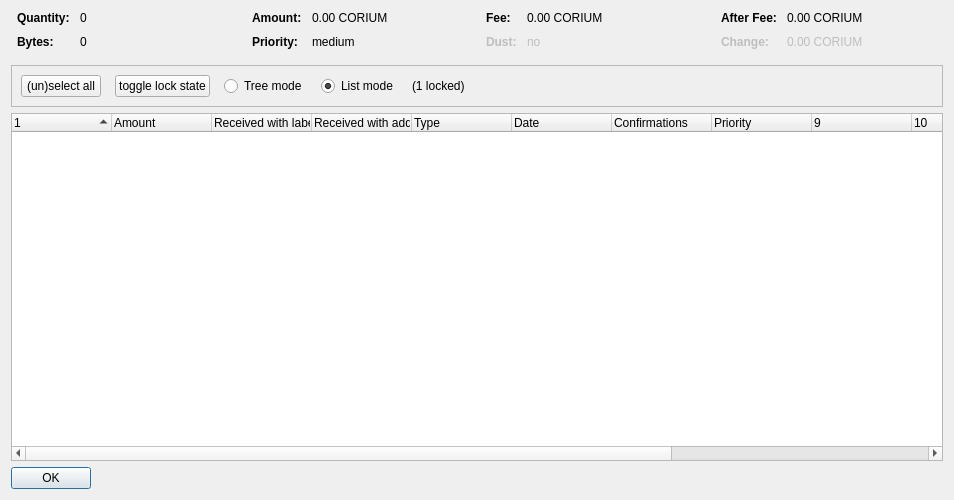
<?xml version="1.0" encoding="UTF-8"?>
<ui version="4.0">
 <class>CoinControlDialog</class>
 <widget class="QDialog" name="CoinControlDialog">
  <property name="geometry">
   <rect>
    <x>0</x>
    <y>0</y>
    <width>954</width>
    <height>500</height>
   </rect>
  </property>
  <property name="windowTitle">
   <string>Coin Selection</string>
  </property>
  <layout class="QVBoxLayout" name="verticalLayout">
   <item>
    <layout class="QHBoxLayout" name="horizontalLayoutTop" stretch="0,0,0,0">
     <property name="topMargin">
      <number>0</number>
     </property>
     <property name="bottomMargin">
      <number>10</number>
     </property>
     <item>
      <layout class="QFormLayout" name="formLayoutCoinControl1">
       <property name="horizontalSpacing">
        <number>10</number>
       </property>
       <property name="verticalSpacing">
        <number>10</number>
       </property>
       <property name="leftMargin">
        <number>6</number>
       </property>
       <property name="rightMargin">
        <number>6</number>
       </property>
       <item row="0" column="0">
        <widget class="QLabel" name="labelCoinControlQuantityText">
         <property name="font">
          <font>
           <weight>75</weight>
           <bold>true</bold>
          </font>
         </property>
         <property name="text">
          <string>Quantity:</string>
         </property>
        </widget>
       </item>
       <item row="0" column="1">
        <widget class="QLabel" name="labelCoinControlQuantity">
         <property name="cursor">
          <cursorShape>IBeamCursor</cursorShape>
         </property>
         <property name="contextMenuPolicy">
          <enum>Qt::ActionsContextMenu</enum>
         </property>
         <property name="text">
          <string notr="true">0</string>
         </property>
         <property name="textInteractionFlags">
          <set>Qt::LinksAccessibleByMouse|Qt::TextSelectableByKeyboard|Qt::TextSelectableByMouse</set>
         </property>
        </widget>
       </item>
       <item row="1" column="0">
        <widget class="QLabel" name="labelCoinControlBytesText">
         <property name="font">
          <font>
           <weight>75</weight>
           <bold>true</bold>
          </font>
         </property>
         <property name="text">
          <string>Bytes:</string>
         </property>
        </widget>
       </item>
       <item row="1" column="1">
        <widget class="QLabel" name="labelCoinControlBytes">
         <property name="cursor">
          <cursorShape>IBeamCursor</cursorShape>
         </property>
         <property name="contextMenuPolicy">
          <enum>Qt::ActionsContextMenu</enum>
         </property>
         <property name="text">
          <string notr="true">0</string>
         </property>
         <property name="textInteractionFlags">
          <set>Qt::LinksAccessibleByMouse|Qt::TextSelectableByKeyboard|Qt::TextSelectableByMouse</set>
         </property>
        </widget>
       </item>
      </layout>
     </item>
     <item>
      <layout class="QFormLayout" name="formLayoutCoinControl2">
       <property name="horizontalSpacing">
        <number>10</number>
       </property>
       <property name="verticalSpacing">
        <number>10</number>
       </property>
       <property name="leftMargin">
        <number>6</number>
       </property>
       <property name="rightMargin">
        <number>6</number>
       </property>
       <item row="0" column="0">
        <widget class="QLabel" name="labelCoinControlAmountText">
         <property name="font">
          <font>
           <weight>75</weight>
           <bold>true</bold>
          </font>
         </property>
         <property name="text">
          <string>Amount:</string>
         </property>
        </widget>
       </item>
       <item row="0" column="1">
        <widget class="QLabel" name="labelCoinControlAmount">
         <property name="cursor">
          <cursorShape>IBeamCursor</cursorShape>
         </property>
         <property name="contextMenuPolicy">
          <enum>Qt::ActionsContextMenu</enum>
         </property>
         <property name="text">
          <string notr="true">0.00 CORIUM</string>
         </property>
         <property name="textInteractionFlags">
          <set>Qt::LinksAccessibleByMouse|Qt::TextSelectableByKeyboard|Qt::TextSelectableByMouse</set>
         </property>
        </widget>
       </item>
       <item row="1" column="0">
        <widget class="QLabel" name="labelCoinControlPriorityText">
         <property name="font">
          <font>
           <weight>75</weight>
           <bold>true</bold>
          </font>
         </property>
         <property name="text">
          <string>Priority:</string>
         </property>
        </widget>
       </item>
       <item row="1" column="1">
        <widget class="QLabel" name="labelCoinControlPriority">
         <property name="cursor">
          <cursorShape>IBeamCursor</cursorShape>
         </property>
         <property name="contextMenuPolicy">
          <enum>Qt::ActionsContextMenu</enum>
         </property>
         <property name="text">
          <string>medium</string>
         </property>
         <property name="textInteractionFlags">
          <set>Qt::LinksAccessibleByMouse|Qt::TextSelectableByKeyboard|Qt::TextSelectableByMouse</set>
         </property>
        </widget>
       </item>
      </layout>
     </item>
     <item>
      <layout class="QFormLayout" name="formLayoutCoinControl3">
       <property name="horizontalSpacing">
        <number>10</number>
       </property>
       <property name="verticalSpacing">
        <number>10</number>
       </property>
       <property name="leftMargin">
        <number>6</number>
       </property>
       <property name="rightMargin">
        <number>6</number>
       </property>
       <item row="0" column="0">
        <widget class="QLabel" name="labelCoinControlFeeText">
         <property name="font">
          <font>
           <weight>75</weight>
           <bold>true</bold>
          </font>
         </property>
         <property name="text">
          <string>Fee:</string>
         </property>
        </widget>
       </item>
       <item row="0" column="1">
        <widget class="QLabel" name="labelCoinControlFee">
         <property name="cursor">
          <cursorShape>IBeamCursor</cursorShape>
         </property>
         <property name="contextMenuPolicy">
          <enum>Qt::ActionsContextMenu</enum>
         </property>
         <property name="text">
          <string notr="true">0.00 CORIUM</string>
         </property>
         <property name="textInteractionFlags">
          <set>Qt::LinksAccessibleByMouse|Qt::TextSelectableByKeyboard|Qt::TextSelectableByMouse</set>
         </property>
        </widget>
       </item>
       <item row="1" column="0">
        <widget class="QLabel" name="labelCoinControlLowOutputText">
         <property name="enabled">
          <bool>false</bool>
         </property>
         <property name="font">
          <font>
           <weight>75</weight>
           <bold>true</bold>
          </font>
         </property>
         <property name="text">
          <string>Dust:</string>
         </property>
        </widget>
       </item>
       <item row="1" column="1">
        <widget class="QLabel" name="labelCoinControlLowOutput">
         <property name="enabled">
          <bool>false</bool>
         </property>
         <property name="cursor">
          <cursorShape>IBeamCursor</cursorShape>
         </property>
         <property name="contextMenuPolicy">
          <enum>Qt::ActionsContextMenu</enum>
         </property>
         <property name="text">
          <string>no</string>
         </property>
         <property name="textInteractionFlags">
          <set>Qt::LinksAccessibleByMouse|Qt::TextSelectableByKeyboard|Qt::TextSelectableByMouse</set>
         </property>
        </widget>
       </item>
      </layout>
     </item>
     <item>
      <layout class="QFormLayout" name="formLayoutCoinControl4">
       <property name="horizontalSpacing">
        <number>10</number>
       </property>
       <property name="verticalSpacing">
        <number>10</number>
       </property>
       <property name="leftMargin">
        <number>6</number>
       </property>
       <property name="rightMargin">
        <number>6</number>
       </property>
       <item row="0" column="0">
        <widget class="QLabel" name="labelCoinControlAfterFeeText">
         <property name="font">
          <font>
           <weight>75</weight>
           <bold>true</bold>
          </font>
         </property>
         <property name="text">
          <string>After Fee:</string>
         </property>
        </widget>
       </item>
       <item row="0" column="1">
        <widget class="QLabel" name="labelCoinControlAfterFee">
         <property name="cursor">
          <cursorShape>IBeamCursor</cursorShape>
         </property>
         <property name="contextMenuPolicy">
          <enum>Qt::ActionsContextMenu</enum>
         </property>
         <property name="text">
          <string notr="true">0.00 CORIUM</string>
         </property>
         <property name="textInteractionFlags">
          <set>Qt::LinksAccessibleByMouse|Qt::TextSelectableByKeyboard|Qt::TextSelectableByMouse</set>
         </property>
        </widget>
       </item>
       <item row="1" column="0">
        <widget class="QLabel" name="labelCoinControlChangeText">
         <property name="enabled">
          <bool>false</bool>
         </property>
         <property name="font">
          <font>
           <weight>75</weight>
           <bold>true</bold>
          </font>
         </property>
         <property name="text">
          <string>Change:</string>
         </property>
        </widget>
       </item>
       <item row="1" column="1">
        <widget class="QLabel" name="labelCoinControlChange">
         <property name="enabled">
          <bool>false</bool>
         </property>
         <property name="cursor">
          <cursorShape>IBeamCursor</cursorShape>
         </property>
         <property name="contextMenuPolicy">
          <enum>Qt::ActionsContextMenu</enum>
         </property>
         <property name="text">
          <string notr="true">0.00 CORIUM</string>
         </property>
         <property name="textInteractionFlags">
          <set>Qt::LinksAccessibleByMouse|Qt::TextSelectableByKeyboard|Qt::TextSelectableByMouse</set>
         </property>
        </widget>
       </item>
      </layout>
     </item>
    </layout>
   </item>
   <item>
    <widget class="QFrame" name="frame">
     <property name="minimumSize">
      <size>
       <width>0</width>
       <height>40</height>
      </size>
     </property>
     <property name="frameShape">
      <enum>QFrame::StyledPanel</enum>
     </property>
     <property name="frameShadow">
      <enum>QFrame::Sunken</enum>
     </property>
     <layout class="QHBoxLayout" name="horizontalLayout">
      <item>
       <layout class="QHBoxLayout" name="horizontalLayoutPanel" stretch="0,0,0,0,0,0">
        <property name="spacing">
         <number>14</number>
        </property>
        <item>
         <widget class="QPushButton" name="pushButtonSelectAll">
          <property name="sizePolicy">
           <sizepolicy hsizetype="Maximum" vsizetype="Fixed">
            <horstretch>0</horstretch>
            <verstretch>0</verstretch>
           </sizepolicy>
          </property>
          <property name="text">
           <string>(un)select all</string>
          </property>
          <property name="autoDefault">
           <bool>false</bool>
          </property>
         </widget>
        </item>
        <item>
         <widget class="QPushButton" name="pushButtonToggleLock">
          <property name="sizePolicy">
           <sizepolicy hsizetype="Maximum" vsizetype="Fixed">
            <horstretch>0</horstretch>
            <verstretch>0</verstretch>
           </sizepolicy>
          </property>
          <property name="text">
           <string>toggle lock state</string>
          </property>
          <property name="autoDefault">
           <bool>false</bool>
          </property>
         </widget>
        </item>
        <item>
         <widget class="QRadioButton" name="radioTreeMode">
          <property name="sizePolicy">
           <sizepolicy hsizetype="Maximum" vsizetype="Fixed">
            <horstretch>0</horstretch>
            <verstretch>0</verstretch>
           </sizepolicy>
          </property>
          <property name="text">
           <string>Tree mode</string>
          </property>
         </widget>
        </item>
        <item>
         <widget class="QRadioButton" name="radioListMode">
          <property name="sizePolicy">
           <sizepolicy hsizetype="Maximum" vsizetype="Fixed">
            <horstretch>0</horstretch>
            <verstretch>0</verstretch>
           </sizepolicy>
          </property>
          <property name="text">
           <string>List mode</string>
          </property>
          <property name="checked">
           <bool>true</bool>
          </property>
         </widget>
        </item>
        <item>
         <widget class="QLabel" name="labelLocked">
          <property name="text">
           <string>(1 locked)</string>
          </property>
         </widget>
        </item>
        <item>
         <spacer name="horizontalSpacer">
          <property name="orientation">
           <enum>Qt::Horizontal</enum>
          </property>
          <property name="sizeHint" stdset="0">
           <size>
            <width>40</width>
            <height>20</height>
           </size>
          </property>
         </spacer>
        </item>
       </layout>
      </item>
     </layout>
    </widget>
   </item>
   <item>
    <widget class="CoinControlTreeWidget" name="treeWidget">
     <property name="contextMenuPolicy">
      <enum>Qt::CustomContextMenu</enum>
     </property>
     <property name="sortingEnabled">
      <bool>false</bool>
     </property>
     <property name="columnCount">
      <number>13</number>
     </property>
     <attribute name="headerShowSortIndicator" stdset="0">
      <bool>true</bool>
     </attribute>
     <attribute name="headerStretchLastSection">
      <bool>false</bool>
     </attribute>
     <column>
      <property name="text">
       <string/>
      </property>
     </column>
     <column>
      <property name="text">
       <string>Amount</string>
      </property>
     </column>
     <column>
      <property name="text">
       <string>Received with label</string>
      </property>
     </column>
     <column>
      <property name="text">
       <string>Received with address</string>
      </property>
     </column>
     <column>
      <property name="text">
	<string>Type</string>
      </property>
     </column>
     <column>
      <property name="text">	 
       <string>Date</string>
      </property>
     </column>
     <column>
      <property name="text">
       <string>Confirmations</string>
      </property>
      <property name="toolTip">
       <string>Confirmed</string>
      </property>
     </column>
     <column>
      <property name="text">
       <string>Priority</string>
      </property>
     </column>
     <column>
      <property name="text">
       <string/>
      </property>
     </column>
     <column>
      <property name="text">
       <string/>
      </property>
     </column>
     <column>
      <property name="text">
       <string/>
      </property>
     </column>
     <column>
      <property name="text">
       <string/>
      </property>
     </column>
     <column>
      <property name="text">
       <string/>
      </property>
     </column>
    </widget>
   </item>
   <item>
    <widget class="QDialogButtonBox" name="buttonBox">
     <property name="sizePolicy">
      <sizepolicy hsizetype="Maximum" vsizetype="Fixed">
       <horstretch>0</horstretch>
       <verstretch>0</verstretch>
      </sizepolicy>
     </property>
     <property name="orientation">
      <enum>Qt::Horizontal</enum>
     </property>
     <property name="standardButtons">
      <set>QDialogButtonBox::Ok</set>
     </property>
    </widget>
   </item>
  </layout>
 </widget>
 <customwidgets>
  <customwidget>
   <class>CoinControlTreeWidget</class>
   <extends>QTreeWidget</extends>
   <header>coincontroltreewidget.h</header>
  </customwidget>
 </customwidgets>
 <resources/>
 <connections/>
</ui>
